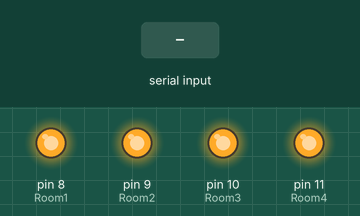
Recording of a program running on a simulated Arduino Uno, built with avr-gcc and run on an emulated ATmega328P. On the bench: output pins drawn as LEDs (lit = HIGH). Inputs (shaded band) come from the test bench.

Above: at 1.2 s.
1.3 s: "1" received over Serial
At 2.5 s:
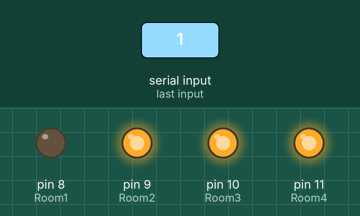
2.8 s: "2" received over Serial
At 3.8 s:
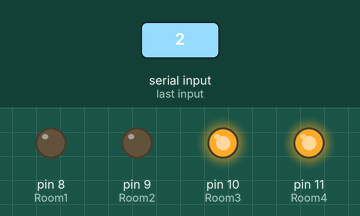
4.3 s: "3" received over Serial
At 4.9 s:
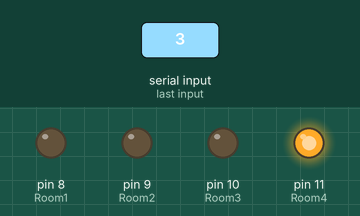
5.8 s: "4" received over Serial
At 6.1 s:
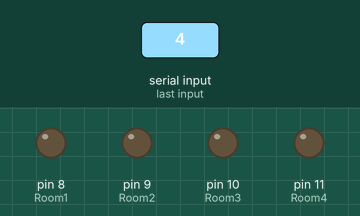
7.3 s: "5" received over Serial
At 8.4 s:
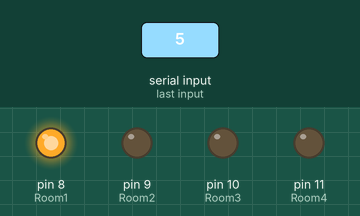
8.8 s: "6" received over Serial
At 9.6 s:
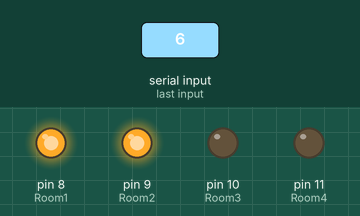
Timing chart, 0 to 11.3 s (numbered marks = the images above; inputs shaded):
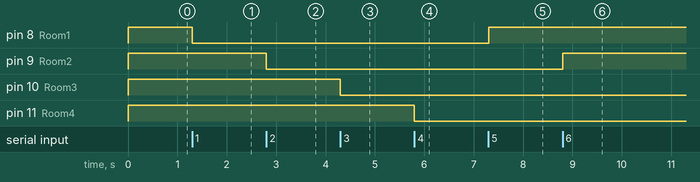

Measured:
- after the input at 1.3 s, pin 8 (Room1): HIGH → LOW at once
- after the input at 2.8 s, pin 9 (Room2): HIGH → LOW at once
- after the input at 4.3 s, pin 10 (Room3): HIGH → LOW at once
- after the input at 5.8 s, pin 11 (Room4): HIGH → LOW at once
- after the input at 7.3 s, pin 8 (Room1): LOW → HIGH at once
- after the input at 8.8 s, pin 9 (Room2): LOW → HIGH at once

The program:

main.cpp
```cpp
/*
Project: Hand Gesture Controlled Home Automation (Arduino Side)
Author: Devansh Upadhyay

Description:
This Arduino program receives serial commands from a Python script
(OpenCV + MediaPipe hand tracking) and controls 4 output devices (rooms).

Command Mapping:
'1' → Room 1 ON
'2' → Room 2 ON
'3' → Room 3 ON
'4' → Room 4 ON

'5' → Room 1 OFF
'6' → Room 2 OFF
'7' → Room 3 OFF
'8' → Room 4 OFF

NOTE:
- LOW  = ON  (for relay modules, active LOW logic)
- HIGH = OFF
*/

#include <Arduino.h>

// -------------------- PIN CONFIGURATION --------------------

// Define digital pins connected to relays / devices
int Room1 = 8;
int Room2 = 9;
int Room3 = 10;
int Room4 = 11;


// -------------------- SETUP FUNCTION --------------------

void setup() {
  // Initialize serial communication (must match Python baud rate)
  Serial.begin(9600);

  // Set all room pins as output
  pinMode(Room1, OUTPUT);
  pinMode(Room2, OUTPUT);
  pinMode(Room3, OUTPUT);
  pinMode(Room4, OUTPUT);

  // Initialize all rooms to OFF state (HIGH for active LOW relays)
  digitalWrite(Room1, HIGH);
  digitalWrite(Room2, HIGH);
  digitalWrite(Room3, HIGH);
  digitalWrite(Room4, HIGH);
}


// -------------------- MAIN LOOP --------------------

void loop() {

  // Check if data is available from serial (Python script)
  if (Serial.available() > 0) {

    // Read incoming command
    char command = Serial.read();

    // -------------------- COMMAND HANDLING --------------------

    switch (command) {

      // Turn ON rooms (active LOW)
      case '1': digitalWrite(Room1, LOW); break;
      case '2': digitalWrite(Room2, LOW); break;
      case '3': digitalWrite(Room3, LOW); break;
      case '4': digitalWrite(Room4, LOW); break;

      // Turn OFF rooms
      case '5': digitalWrite(Room1, HIGH); break;
      case '6': digitalWrite(Room2, HIGH); break;
      case '7': digitalWrite(Room3, HIGH); break;
      case '8': digitalWrite(Room4, HIGH); break;

      // Optional: ignore invalid input
      default: break;
    }
  }
}
```
